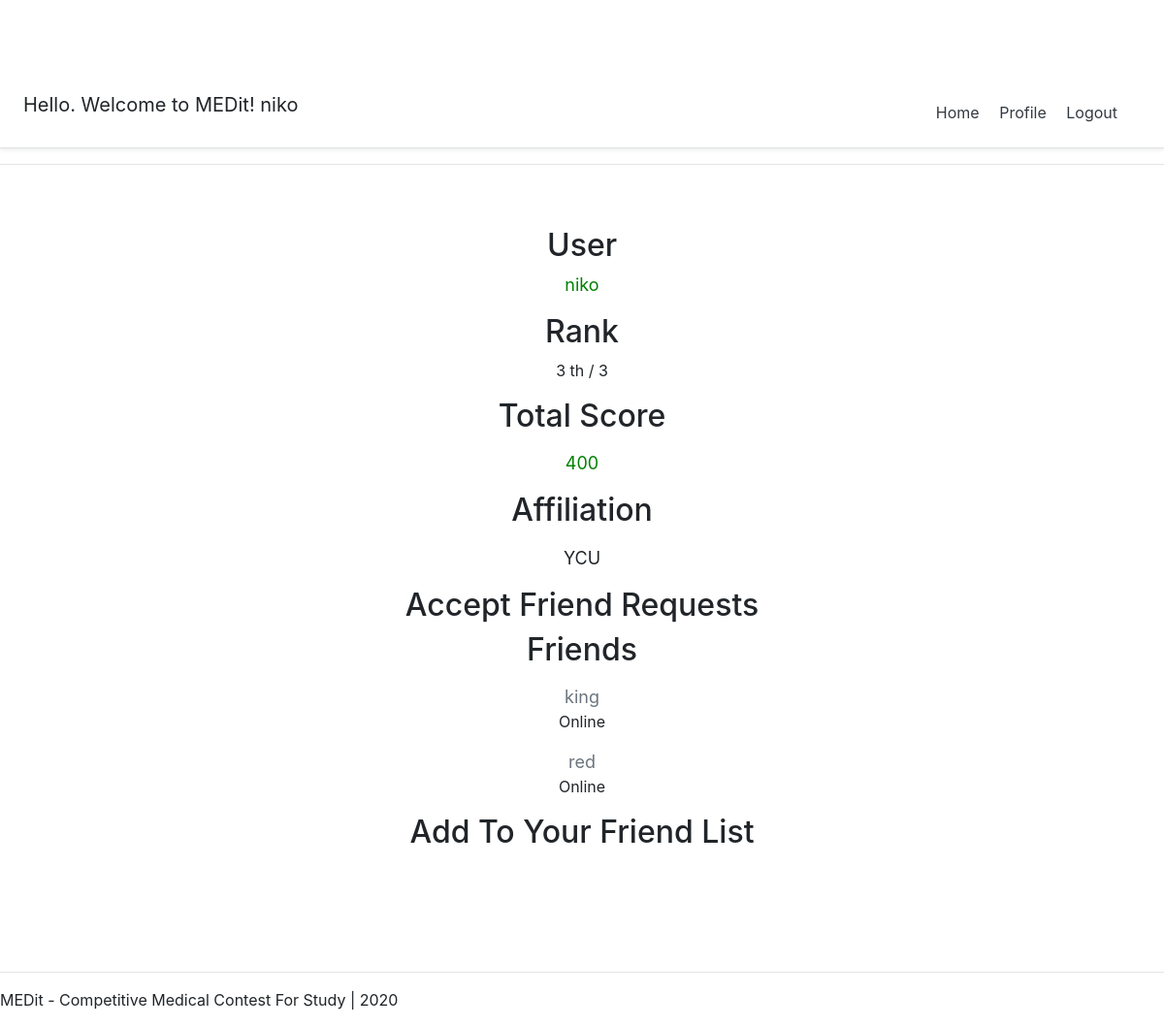
Screenshot of /profile/ (signed in) with the database file from the repository.
### account/models.py (models this page shows, shortened)
class Account(AbstractBaseUser):
    email=models.EmailField(verbose_name="email",max_length=60,unique=True)
    username=models.CharField(max_length=30,unique=True)
    date_joined=models.DateTimeField(verbose_name='date joined',auto_now_add=True)
    score=models.IntegerField(default=0)
    color=models.CharField(max_length=30,default="grey")
    affiliation=models.CharField(max_length=100,default="")
    friends=models.ManyToManyField('Account',blank=True,null=True)
    last_login=models.DateTimeField(verbose_name='last login',auto_now=True)
    is_admin=models.BooleanField(default=False)
    is_active=models.BooleanField(default=True)
    is_staff=models.BooleanField(default=False)
    is_superuser=models.BooleanField(default=False)
    USERNAME_FIELD='email'
    REQUIRED_FIELDS=['username',]
    objects=MyAccountManager()

### account/views.py (the view)
# urls.py: path('profile/',profile_view,name='profile'),
def profile_view(request):
    user=request.user
    context={}
    if user.is_authenticated:
        allusers=Account.objects.exclude(username=user.username)
        allnonfriends=[]
        allfriends=[val for val in user.friends.all()]
        fr=FriendRequest.objects.filter(to_user=user)
        for user in allusers:
            if not user in allfriends:
                allnonfriends.append(user)
        context["add_friends"]=allnonfriends
        context["allfriends"]=allfriends
        context["fr"]=fr
        accounts=Account.objects.order_by('score')
        ScoreList=[val.score for val in accounts]
        rank=0
        last=-1
        cnt=0
        end=0
        n=len(ScoreList)
        for sc in ScoreList:
            if end==1 and sc!=request.user.score:
                break
            if sc==request.user.score:
                end=1
                rank+=1
            else:
                rank+=1
        print(rank)
        context["user_color"]=color[min(6,request.user.score//400)]
        context["rank"]=n-rank+1
        context["users"]=len(accounts)
        return render(request,'account/profile.html',context)

### account/templates/account/profile.html (shortened to what this page needs)
{% extends 'contest/base.html' %}
{% load static %}
{% block content %}
{% if request.user.is_authenticated %}
<main role="main" class="container">
    <div class="starter-template">
    <h2>User</h2>
    <div class="{{request.user.color}}"><p>{{request.user.username}}</p></div>
    <h2>Rank</h2>
    <p>{{rank}} th / {{users}}</p>
    <h2>Total Score</h2>
    <p><div class="{{request.user.color}}">{{request.user.score}}</div></p>
    <h2>Affiliation</h2>
    <p><div style="font-size:large;">{{request.user.affiliation}}</div></p>
    <h2>Accept Friend Requests</h2>
    <h2>Friends</h2>
    {% for friend in allfriends %}
    <p>
        <tr>
            <td><div class="{{friend.color}}"><a class="text-muted" href="{% url 'other_profile' friend.id %}">{{friend.username}}</a></div></td>
            {% if friend.is_authenticated %}
            <td>Online</td>
            {% else %}
            <td>Offline</td>
            {% endif %}
        </tr>
    </p>
    {% endfor %}
    <h2>Add To Your Friend List</h2>
{% endif %}
</div>
</main>
{% endblock content %}

### contest/templates/contest/base.html (shortened to what this page needs)
<!DOCTYPE html>
{% load static %}
<html lang=en>
    <head>
        <link rel="stylesheet" href="https://stackpath.bootstrapcdn.com/bootstrap/4.3.1/css/bootstrap.min.css">
        <div class="d-flex flex-column flex-md-row align-items-center p-3 px-md-4 mb-3 bg-white border-bottom shadow-sm">
            <h5 class="my-0 mr-md-auto font-weight-normal">
                {% if request.user.is_authenticated %}
                <p>Hello. Welcome to MEDit! {{request.user.username}}</p>
                {% endif %}
            </h5>
            <nav class="my-2 my-md-0 mr-md-3">
                {% if request.user.is_authenticated %}
                <a class="p-2 text-dark" href="{% url 'home' %}">Home</a>
                <a class="p-2 text-dark" href="{% url 'profile' %}">Profile</a>
                <a class="p-2 text-dark" href="{% url 'logout' %}">Logout</a>
                {% else %}
                <a class="p-2 text-dark" href="{% url 'home' %}">Home</a>
                <a class="p-2 text-dark" href="{% url 'login' %}">Login</a>
                <a class="btn btn-outline-primary" href="{% url 'register' %}">Register</a>
                {% endif %}
            </nav>
        </div>
        <hr>
    </head>
    <body>
        <div class="main">
            {% block content %}
            {% endblock %}
        </div>
    </body>
    <footer>
        <hr>
        <p>MEDit - Competitive Medical Contest For Study | 2020</p>
    </footer>
</html>

### contest/templates/contest/base.html (style rules this page uses)
@media (min-width: 768px) { html { font-size: 16px; } }
.container { max-width: 960px; }
.main { min-height: 100vh; height: 100%; }

### account/templates/account/profile.html (style rules this page uses)
body { padding-top: 5rem; }
.starter-template { padding: 3rem 1.5rem; text-align: center; }
.green { color: green; font-size: large; }
.aqua { color: aqua; font-size: large; }
.blue { color: blue; font-size: large; }

### rows the page displays
Account: user.username "niko", user.score "400", user.affiliation "YCU"
Account: username "king", shows "Online"
Account: username "red", shows "Online"

### other values shown
{{ rank }} "3"
{{ users }} "3"
